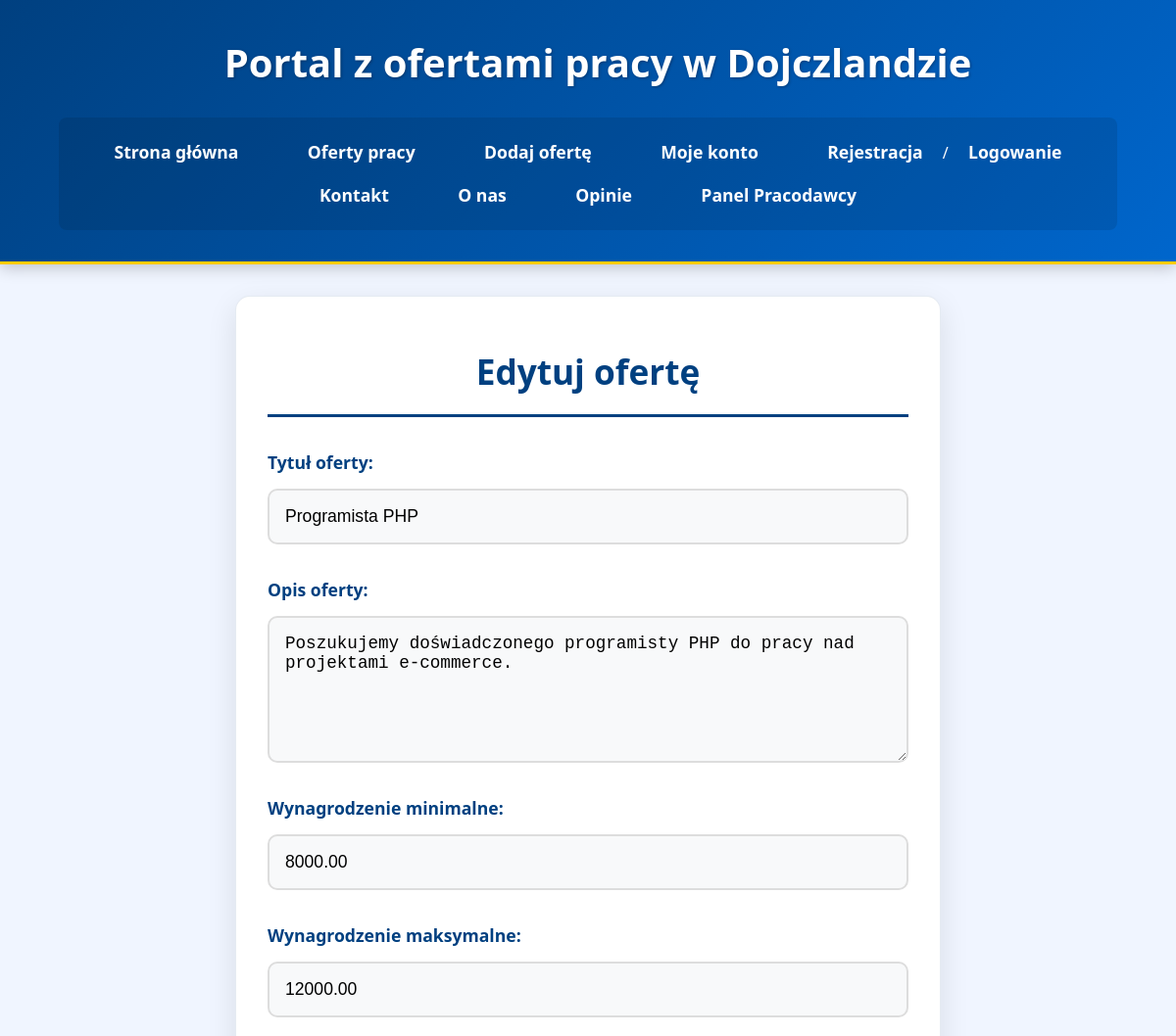
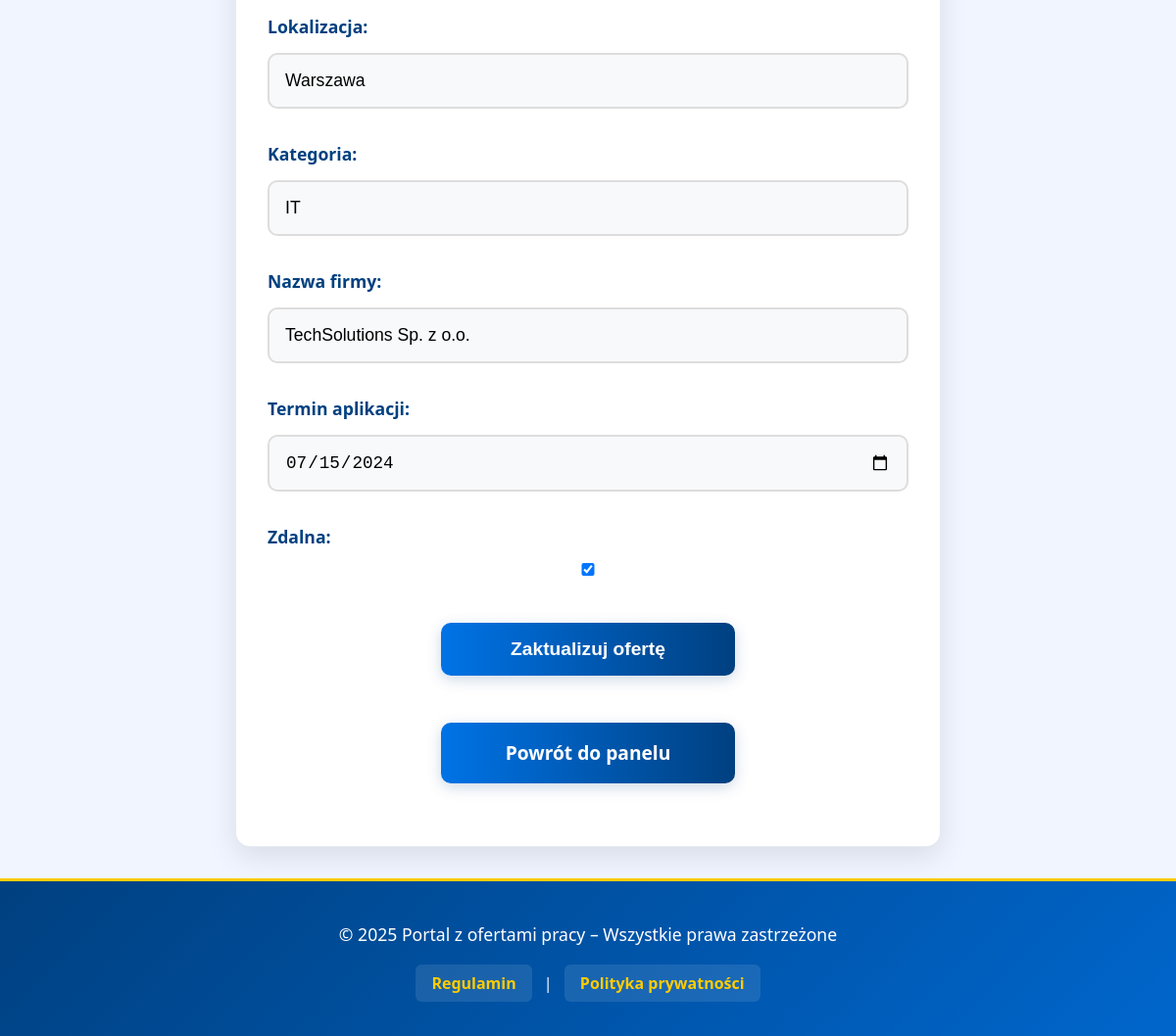
Screenshot of /edytuj_oferte.php?id=1 (signed in) with the database file from the repository (2 pictures, top to bottom).
### tables this page shows
CREATE TABLE `oferty` (
  `id` int(11) NOT NULL,
  `tytul` varchar(255) NOT NULL,
  `opis` text NOT NULL,
  `firma` varchar(255) NOT NULL,
  `lokalizacja` varchar(255) DEFAULT NULL,
  `wynagrodzenie_min` decimal(10,2) DEFAULT NULL,
  `wynagrodzenie_max` decimal(10,2) DEFAULT NULL,
  `typ_pracy` enum('pełny etat','część etatu','tymczasowa','staż','praktyka','freelance') DEFAULT 'pełny etat',
  `zdalna` tinyint(1) DEFAULT 0,
  `termin_aplikacji` date DEFAULT NULL,
  `kategoria` varchar(100) DEFAULT NULL,
  `data_dodania` datetime DEFAULT current_timestamp(),
  `id_pracodawcy` int(11) NOT NULL
);

### edytuj_oferte.php (the view, shortened to what this page needs)
<?php
require_once 'config.php';
$id_oferty = intval($_GET['id']);
$stmt = $conn->prepare("SELECT * FROM oferty WHERE id = ? AND id_pracodawcy = ?");
$stmt->bind_param("ii", $id_oferty, $_SESSION['user_id']);
$stmt->execute();
$result = $stmt->get_result();
$oferta = $result->fetch_assoc();
?>
<!DOCTYPE html>
<html lang="pl">
<head>
    <link rel="stylesheet" href="styleindex.css">
</head>
<body>
<header>
    <h1>Portal z ofertami pracy w Dojczlandzie</h1>
    <nav>
        <ul>
            <li><a href="index.php">Strona główna</a></li>
            <li><a href="lista_ofert.php">Oferty pracy</a></li>
            <li><a href="dodaj_oferte.php">Dodaj ofertę</a></li>
            <li><a href="konto.php">Moje konto</a></li>
            <li><a href="rejestracja.php">Rejestracja</a> / <a href="logowanie.php">Logowanie</a></li>
            <li><a href="kontakt.php">Kontakt</a></li>
            <li><a href="o_nas.php">O nas</a></li>
            <li><a href="opinie.php">Opinie</a></li>
            <li><a href="panel_pracodawcy.php">Panel Pracodawcy</a></li>
        </ul>
    </nav>
</header>
<main>
    <h2>Edytuj ofertę</h2>
    <form action="edytuj_oferte.php?id=<?= $id_oferty ?>" method="post">
        <div class="form-group">
            <label for="tytul">Tytuł oferty:</label>
            <input type="text" id="tytul" name="tytul" value="<?= htmlspecialchars($oferta['tytul']) ?>" required>
        </div>
        <div class="form-group">
            <label for="opis">Opis oferty:</label>
            <textarea id="opis" name="opis" rows="5" required><?= htmlspecialchars($oferta['opis']) ?></textarea>
        </div>
        <div class="form-group">
            <label for="wynagrodzenie_min">Wynagrodzenie minimalne:</label>
            <input type="number" id="wynagrodzenie_min" name="wynagrodzenie_min" step="0.01" value="<?= htmlspecialchars($oferta['wynagrodzenie_min']) ?>" required>
        </div>
        <div class="form-group">
            <label for="wynagrodzenie_max">Wynagrodzenie maksymalne:</label>
            <input type="number" id="wynagrodzenie_max" name="wynagrodzenie_max" step="0.01" value="<?= htmlspecialchars($oferta['wynagrodzenie_max']) ?>" required>
        </div>
        <div class="form-group">
            <label for="lokalizacja">Lokalizacja:</label>
            <input type="text" id="lokalizacja" name="lokalizacja" value="<?= htmlspecialchars($oferta['lokalizacja']) ?>" required>
        </div>
        <div class="form-group">
            <label for="kategoria">Kategoria:</label>
            <input type="text" id="kategoria" name="kategoria" value="<?= htmlspecialchars($oferta['kategoria']) ?>" required>
        </div>
        <div class="form-group">
            <label for="firma">Nazwa firmy:</label>
            <input type="text" id="firma" name="firma" value="<?= htmlspecialchars($oferta['firma']) ?>" required>
        </div>
        <div class="form-group">
            <label for="termin_aplikacji">Termin aplikacji:</label>
            <input type="date" id="termin_aplikacji" name="termin_aplikacji" value="<?= htmlspecialchars($oferta['termin_aplikacji']) ?>" required>
        </div>
        <div class="form-group">
            <label for="zdalna">Zdalna:</label>
            <input type="checkbox" id="zdalna" name="zdalna" value="1" <?= $oferta['zdalna'] ? 'checked' : '' ?>>
        </div>
        <button type="submit">Zaktualizuj ofertę</button>
        <a href="panel_pracodawcy.php" class="button">Powrót do panelu</a>
    </form>
</main>
<footer>
    <p>&copy; 2025 Portal z ofertami pracy – Wszystkie prawa zastrzeżone</p>
    <a href="regulamin.php">Regulamin</a> | <a href="polityka_prywatnosci.php">Polityka prywatności</a>
</footer>
</body>
</html>

### styleindex.css (style rules this page uses)
* { margin: 0; padding: 0; box-sizing: border-box; }
body { font-family: 'Segoe UI', Roboto, Oxygen, Ubuntu, Cantarell, 'Open Sans', 'Helvetica Neue', sans-serif; background-color: #f0f5ff; color: #333; line-height: 1.6; min-height: 100vh; display: grid; grid-template-columns: 1fr 3fr 1fr; grid-template-areas: "header header header" "left main right" "footer footer footer"; }
header { grid-area: header; background: linear-gradient(135deg, #004080 0%, #0066cc 100%); color: #fff; padding: 2rem 0; text-align: center; box-shadow: 0 4px 15px rgba(0, 0, 0, 0.2); border-bottom: 3px solid #ffcc00; }
header h1 { margin-bottom: 1.5rem; font-size: 2.5rem; font-weight: 700; text-shadow: 1px 1px 3px rgba(0, 0, 0, 0.3); }
nav ul { list-style: none; padding: 0; margin: 1.5rem 0 0; display: flex; justify-content: center; flex-wrap: wrap; background-color: rgba(0, 0, 0, 0.1); padding: 0.8rem; border-radius: 8px; max-width: 90%; margin: 0 auto; }
nav ul li { margin: 0.5rem 1.2rem; }
nav ul li a { color: #fff; text-decoration: none; font-weight: 600; padding: 0.5rem 1rem; position: relative; transition: all 0.3s ease; font-size: 1.1rem; }
main { grid-area: main; padding: 3rem 2rem; margin: 2rem 0; background-color: #fff; border-radius: 15px; box-shadow: 0 10px 30px rgba(0, 0, 0, 0.1); border: 1px solid rgba(0, 64, 128, 0.1); }
main h2 { color: #004080; font-size: 2.2rem; margin-bottom: 2rem; padding-bottom: 1rem; border-bottom: 3px solid #004080; font-weight: 700; text-align: center; }
form { display: flex; flex-direction: column; gap: 2rem; }
.form-group { display: flex; flex-direction: column; gap: 0.8rem; }
label { font-weight: 600; color: #004080; font-size: 1.1rem; }
input[type="text"], input[type="email"], input[type="password"], input[type="number"], input[type="date"], input[type="checkbox"], textarea, select { width: 100%; padding: 1rem; font-size: 1.1rem; border: 2px solid #ddd; border-radius: 10px; background-color: #f8f9fa; transition: all 0.3s ease; }
textarea { resize: vertical; min-height: 150px; }
button[type="submit"], .button { padding: 1rem 2rem; background: linear-gradient(to right, #0073e6, #004080); color: white; border: none; border-radius: 10px; cursor: pointer; font-size: 1.2rem; font-weight: 600; transition: all 0.3s ease; box-shadow: 0 4px 15px rgba(0, 64, 128, 0.2); margin-top: 1rem; align-self: center; width: 100%; max-width: 300px; text-align: center; text-decoration: none; display: inline-block; }
footer { grid-area: footer; text-align: center; padding: 2.5rem; background: linear-gradient(135deg, #004080 0%, #0066cc 100%); color: #fff; margin-top: auto; border-top: 3px solid #ffcc00; }
footer p { margin-bottom: 1.5rem; font-size: 1.1rem; }
footer a { color: #ffcc00; text-decoration: none; font-weight: 600; transition: all 0.3s ease; padding: 0.5rem 1rem; border-radius: 6px; background-color: rgba(255, 255, 255, 0.1); margin: 0 0.5rem; }
form .button { margin-top: 1rem; margin-right: 1rem; }
header h1 { display: inline-block; margin-left: 20px; vertical-align: middle; }
.button { padding: 1rem 2rem; background: linear-gradient(to right, #0073e6, #004080); color: white; border: none; border-radius: 10px; cursor: pointer; font-size: 1.2rem; font-weight: 600; transition: all 0.3s ease; box-shadow: 0 4px 15px rgba(0, 64, 128, 0.2); margin-top: 1rem; text-align: center; display: inline-block; }
form .button { width: 100%; max-width: 300px; margin: 1rem auto; }

### rows the page displays
oferty: tytul "Programista PHP", opis "Poszukujemy doświadczonego programisty PHP do pracy nad projektami e-commerce.", wynagrodzenie_min "8000.00", wynagrodzenie_max "12000.00", lokalizacja "Warszawa", kategoria "IT", firma "TechSolutions Sp. z o.o.", termin_aplikacji "07/15/2024", zdalna "☑"
